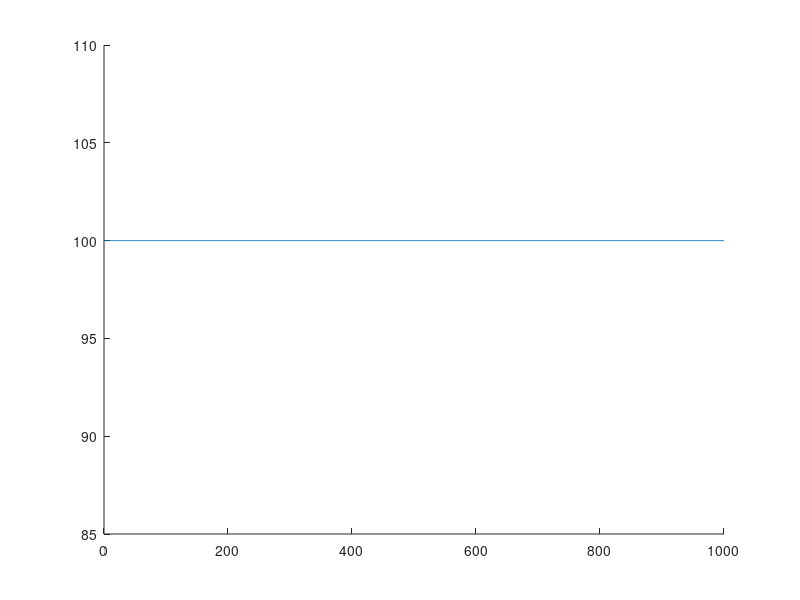

This chart was generated by the following MATLAB code: (Note: this script raises an error after producing the figure.)
format long
k = 0:1000
serie = 0.99 .^ k
0.99^1000 #check

sinf = 1/(1-0.99) #serie infinita

sinfv=ones(1,1000)*sinf
x=linspace(1,1000, 1000);
line(x,sinfv); #Color?
hold on

suma = cumsum(serie)
plot(x, suma) #???

